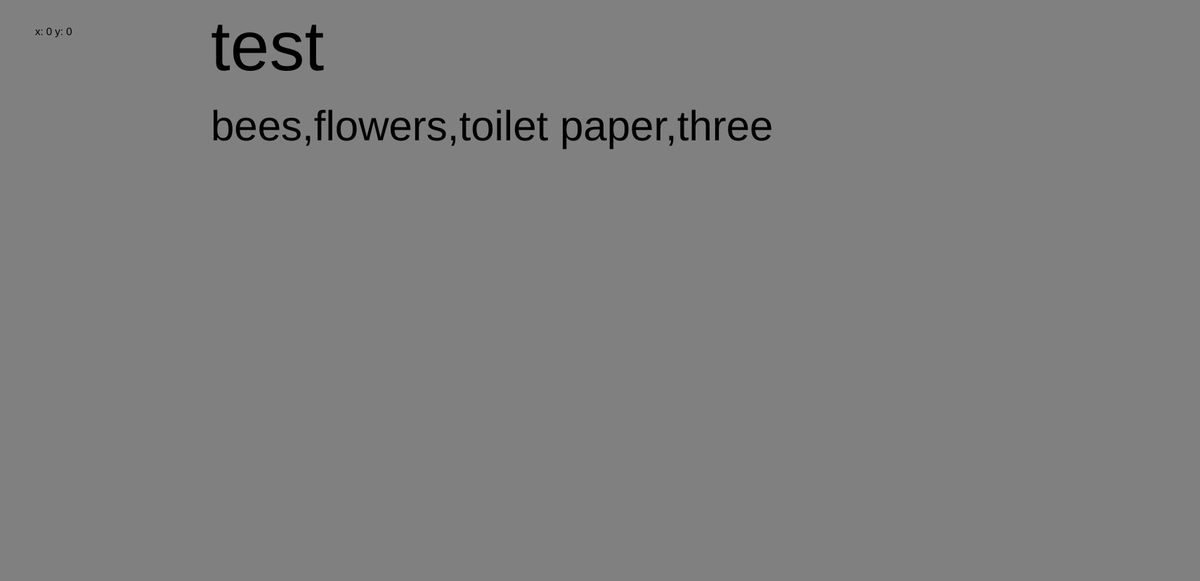
Frame 1 (no input)
Frame 60 (no input): identical to frame 1, image omitted
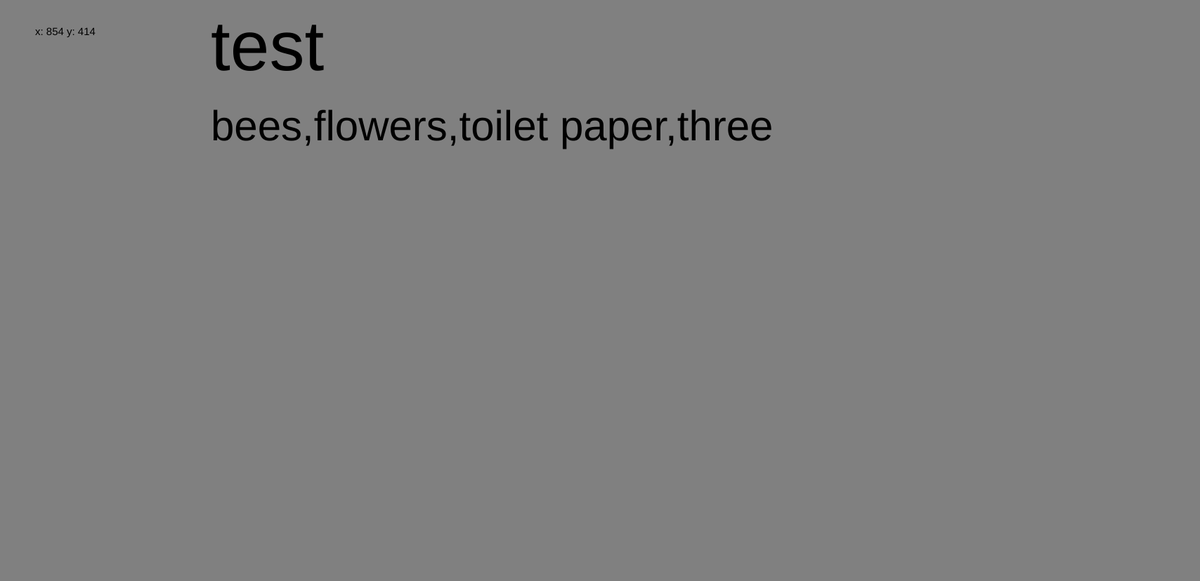
Frame 120 (the mouse pressed at the canvas centre since frame 60)

The p5.js sketch that drew these frames (run headless with seeded random() and noise() and a simulated clock; from frame 60 on, the mouse is pressed at the canvas centre):

// p5.js sketch
// ── sketch.js
let canvasX = 1708
let canvasY = 828
function setup() {
    createCanvas(1708, 828);
}

function draw() {
    background(127.5);

    let arrayTest = ["bees", "flowers", "toilet paper", "three"];

    fill(0);
    textSize(100);
    text('test', 300, 100);
    textSize(60);
    text(`${arrayTest}`, 300, 200);
      // A mouse position detector I stole because I'm sick of the guesswork
     strokeWeight(0.3);
     textSize(15);
     text(`x: ${mouseX} y: ${mouseY}`, 50, 50);
}
